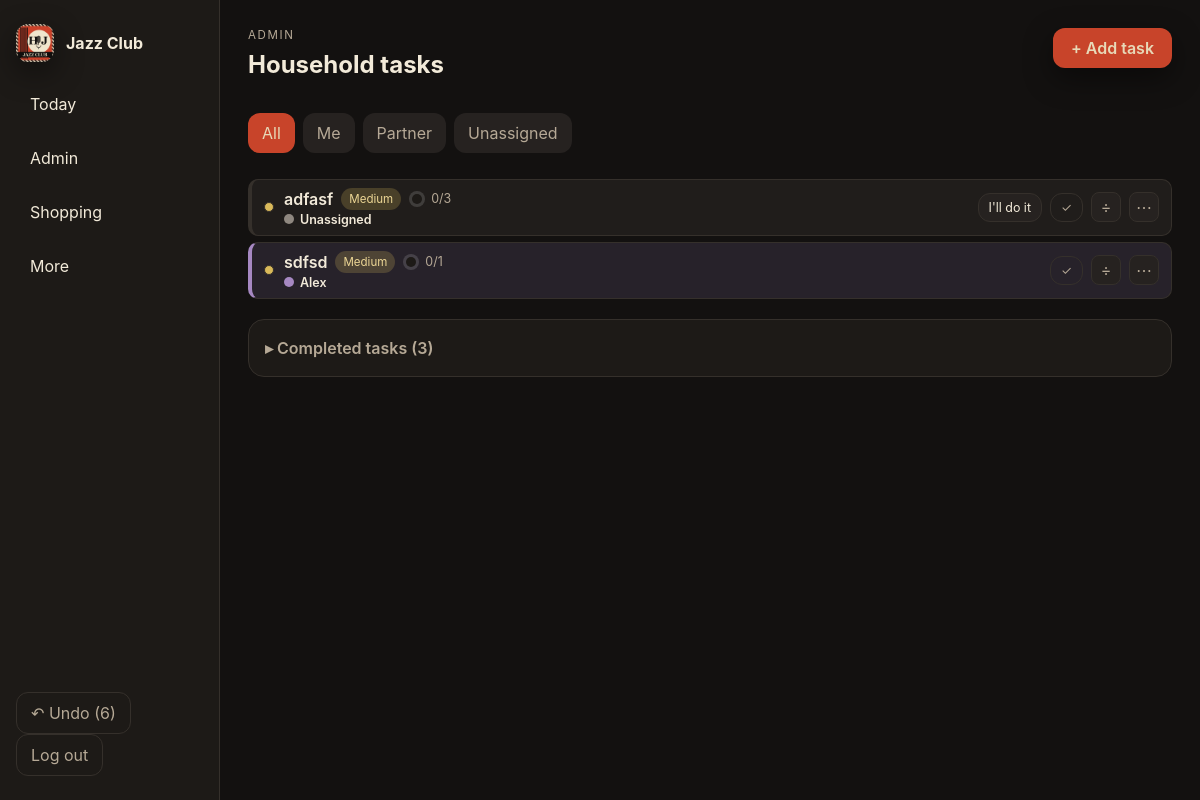
Page /tasks/ (signed in) on the committed database.
### household/models.py (models this page shows, shortened)
class Task(models.Model):
    PRIORITY_CHOICES = [
        ('low', 'Low'),
        ('medium', 'Medium'),
        ('high', 'High'),
    ]
    EFFORT_CHOICES = [
        ('low', 'Low'),
        ('medium', 'Medium'),
        ('high', 'High'),
    ]
    OWNER_TYPE_CHOICES = [
        ('unassigned', 'Unassigned'),
        ('either', 'Either'),
        ('assigned', 'Assigned'),
    ]
    RECURRENCE_CHOICES = [
        ('none', 'No recurrence'),
        ('daily', 'Daily'),
        ('weekly', 'Weekly'),
        ('fortnightly', 'Fortnightly'),
        ('monthly', 'Monthly'),
        ('yearly', 'Yearly'),
        ('custom', 'Custom'),
    ]
    household = models.ForeignKey(Household, on_delete=models.CASCADE, related_name='tasks')
    title = models.CharField(max_length=220)
    description = models.TextField(blank=True)
    owner = models.ForeignKey(settings.AUTH_USER_MODEL, null=True, blank=True, on_delete=models.SET_NULL, related_name='owned_tasks')
    owner_type = models.CharField(max_length=20, choices=OWNER_TYPE_CHOICES, default='unassigned')
    priority = models.CharField(max_length=20, choices=PRIORITY_CHOICES, default='medium')
    effort = models.CharField(max_length=20, choices=EFFORT_CHOICES, default='medium')
    category = models.ForeignKey(Category, on_delete=models.SET_NULL, null=True, blank=True, related_name='tasks')
    due_date = models.DateField(null=True, blank=True)
    recurrence = models.CharField(max_length=20, choices=RECURRENCE_CHOICES, default='none')
    notes = models.TextField(blank=True)
    completed = models.BooleanField(default=False)
    created_at = models.DateTimeField(auto_now_add=True)
    updated_at = models.DateTimeField(auto_now=True)
    completed_at = models.DateTimeField(null=True, blank=True)
    class Meta:
        ordering = ['priority', '-created_at']
        indexes = [models.Index(fields=['household', 'due_date']), models.Index(fields=['owner', 'due_date'])]
    @property
    def progress(self):
        subtasks = self.subtasks.all()
        if not subtasks:
            return {'done': 0, 'total': 0, 'percent': 0}
        done = subtasks.filter(completed=True).count()
        total = subtasks.count()
        return {'done': done, 'total': total, 'percent': int((done / total) * 100) if total else 0}
    @property
    def owner_profile(self):
        return getattr(self.owner, 'household_profile', None) if self.owner_id else None
    @property
    def owner_label(self):
        if self.owner_type == 'either':
            return 'Either'
        profile = self.owner_profile
        return profile.name if profile else 'Unassigned'
    @property
    def owner_color(self):
        profile = self.owner_profile
        return profile.color if profile else 'neutral'
    @property
    def owner_value(self):
        if self.owner_type == 'either':
            return 'either'
        if self.owner_id:
            return f'user-{self.owner_id}'
        return ''
    @property
    def effort_theme(self):
        return {'high': 'effort-high', 'medium': 'effort-medium', 'low': 'effort-low'}.get(self.effort, 'effort-medium')

class UserProfile(models.Model):
    COLOR_CHOICES = [
        ('wisteria', 'Wisteria'),
        ('sage', 'Sage'),
        ('sky', 'Sky'),
        ('peach', 'Peach'),
        ('butter', 'Butter'),
        ('coral', 'Coral'),
        ('slate', 'Slate'),
    ]
    user = models.OneToOneField(settings.AUTH_USER_MODEL, on_delete=models.CASCADE, related_name='household_profile')
    household = models.ForeignKey(Household, on_delete=models.CASCADE, related_name='profiles')
    name = models.CharField(max_length=80)
    color = models.CharField(max_length=20, choices=COLOR_CHOICES, default='wisteria')
    avatar = models.CharField(max_length=2, default='A', blank=True)
    class Meta:
        ordering = ['name']

### household/views.py (the view)
# urls.py: path('tasks/', views.admin_view, name='tasks'),
@login_required
def admin_view(request):
    household = get_household_for_user(request.user)
    tasks = Task.objects.filter(household=household).select_related('owner', 'owner__household_profile', 'category').prefetch_related('subtasks')
    owner_filter = request.GET.get('owner', 'all')
    category_filter = request.GET.get('category')
    priority_filter = request.GET.get('priority')
    effort_filter = request.GET.get('effort')
    if owner_filter == 'me':
        tasks = tasks.filter(owner=request.user)
    elif owner_filter == 'partner':
        partner = household.profiles.exclude(user=request.user).first()
        if partner:
            tasks = tasks.filter(owner=partner.user)
        else:
            tasks = tasks.none()
    elif owner_filter == 'unassigned':
        tasks = tasks.filter(Q(owner__isnull=True) | Q(owner_type='unassigned') | Q(owner_type='either'))
    if category_filter:
        tasks = tasks.filter(category_id=category_filter)
    if priority_filter:
        tasks = tasks.filter(priority=priority_filter)
    if effort_filter:
        tasks = tasks.filter(effort=effort_filter)
    tasks = tasks.annotate(priority_rank=PRIORITY_ORDER)
    active_tasks = tasks.filter(completed=False).order_by('priority_rank', '-created_at')
    completed_tasks = tasks.filter(completed=True).order_by('-completed_at')
    categories = Category.objects.filter(household=household)
    profiles = household.profiles.select_related('user') if household else UserProfile.objects.none()
    raw_open_subtasks = request.GET.get('open_subtasks')
    open_subtasks_id = int(raw_open_subtasks) if raw_open_subtasks and raw_open_subtasks.isdigit() else None
    return render(request, 'household/admin.html', {
        'tasks': active_tasks,
        'completed_tasks': completed_tasks,
        'owner_filter': owner_filter,
        'categories': categories,
        'profiles': profiles,
        'open_subtasks_id': open_subtasks_id,
    })

### household/context_processors.py (called while the page is built)
def undo_context(request):
    if not request.user.is_authenticated:
        return {}
    profile = UserProfile.objects.filter(user=request.user).select_related('household').first()
    household = profile.household if profile else None
    if not household:
        return {}
    entries = UndoEntry.objects.filter(household=household).order_by('-created_at')
    latest = entries.first()
    return {
        'undo_count': entries.count(),
        'undo_description': latest.description if latest else '',
    }

### household/models.py (called while the page is built)
    @property
    def owner_profile(self):
        return getattr(self.owner, 'household_profile', None) if self.owner_id else None

    @property
    def owner_label(self):
        if self.owner_type == 'either':
            return 'Either'
        profile = self.owner_profile
        return profile.name if profile else 'Unassigned'

    @property
    def owner_color(self):
        profile = self.owner_profile
        return profile.color if profile else 'neutral'

    @property
    def effort_theme(self):
        return {'high': 'effort-high', 'medium': 'effort-medium', 'low': 'effort-low'}.get(self.effort, 'effort-medium')

### household/views.py (called while the page is built)
def get_household_for_user(user):
    profile = UserProfile.objects.filter(user=user).first()
    if profile:
        return profile.household
    household = Household.objects.first()
    return household

### templates/household/admin.html (shortened to what this page needs)
{% extends 'base.html' %}
{% block content %}
<section class="page-header compact">
  <div>
    <p class="eyebrow">Admin</p>
    <h1>Household tasks</h1>
  </div>
  <details class="task-create-toggle">
    <summary class="primary-button">+ Add task</summary>
  </details>
</section>
<div class="filter-bar">
  <a href="{% url 'tasks' %}?owner=all" class="chip {% if owner_filter == 'all' %}active{% endif %}">All</a>
  <a href="{% url 'tasks' %}?owner=me" class="chip {% if owner_filter == 'me' %}active{% endif %}">Me</a>
  <a href="{% url 'tasks' %}?owner=partner" class="chip {% if owner_filter == 'partner' %}active{% endif %}">Partner</a>
  <a href="{% url 'tasks' %}?owner=unassigned" class="chip {% if owner_filter == 'unassigned' %}active{% endif %}">Unassigned</a>
</div>
<div class="stack task-rows">
  {% for task in tasks %}
  <div class="task-row color-{{ task.owner_color }}">
    <span class="effort-dot {{ task.effort_theme }}" title="{{ task.effort }} effort"></span>
    <div class="task-row-main">
      <div class="task-row-line1">
        <span class="task-title">{{ task.title }}</span>
        <span class="badge priority-{{ task.priority }}">{{ task.priority }}</span>
        {% if task.subtasks.exists %}
        <span class="subtask-progress" style="--percent: {{ task.progress.percent }};" title="{{ task.progress.done }} of {{ task.progress.total }} sub-tasks complete">
          <span class="subtask-donut"></span>
          <span class="subtask-progress-text">{{ task.progress.done }}/{{ task.progress.total }}</span>
        </span>
        {% endif %}
      </div>
      <div class="task-row-line2">
        <span class="owner-chip color-{{ task.owner_color }}"><span class="owner-dot"></span>{{ task.owner_label }}</span>
      </div>
    </div>
    <div class="task-row-actions">
      {% if task.owner_type == 'either' or task.owner_type == 'unassigned' %}
        <form method="post" action="{% url 'task_claim' task.id %}">
          <button type="submit" class="secondary-button small">I'll do it</button>
        </form>
      {% endif %}
      <form method="post" action="{% url 'task_toggle' task.id %}">
        <button type="submit" class="ghost-button small" aria-label="{% if task.completed %}Mark incomplete{% else %}Mark complete{% endif %}">{% if task.completed %}↺{% else %}✓{% endif %}</button>
      </form>
      <details class="task-options subtask-options" {% if task.id == open_subtasks_id %}open{% endif %}>
        <summary aria-label="Sub-tasks">÷</summary>
      </details>
      <details class="task-options">
        <summary aria-label="Task options">⋯</summary>
      </details>
    </div>
  </div>
  {% empty %}
  <div class="panel empty-panel">No tasks yet.</div>
  {% endfor %}
</div>
{% if completed_tasks %}
<details class="completed-section">
  <summary>Completed tasks ({{ completed_tasks|length }})</summary>
</details>
{% endif %}
{% endblock %}

### rows in the picture
Task: title "adfasf", priority "Medium", progress.done "0", progress.total "3", owner_label "Unassigned", shows "I'll do it"
Task: title "sdfsd", priority "Medium", progress.done "0", progress.total "1", owner_label "Alex"

### other values in the picture
{{ undo_count }} "6"
{{ completed_tasks|length }} "3"
